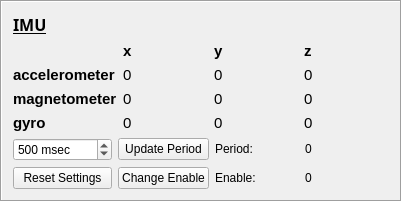
   <widget class="QFrame" name="imu_frame">
    <property name="geometry">
     <rect>
      <x>10</x>
      <y>570</y>
      <width>402</width>
      <height>200</height>
     </rect>
    </property>
    <property name="font">
     <font>
      <family>Arial</family>
     </font>
    </property>
    <property name="frameShape">
     <enum>QFrame::Box</enum>
    </property>
    <property name="frameShadow">
     <enum>QFrame::Sunken</enum>
    </property>
    <property name="lineWidth">
     <number>1</number>
    </property>
    <layout class="QGridLayout" name="gridLayout_9">
     <item row="1" column="0">
      <layout class="QVBoxLayout" name="verticalLayout">
       <item>
        <layout class="QGridLayout" name="gridLayout_7">
         <item row="1" column="0">
          <widget class="QLabel" name="imu_label_accelerometer">
           <property name="sizePolicy">
            <sizepolicy hsizetype="Minimum" vsizetype="Preferred">
             <horstretch>0</horstretch>
             <verstretch>0</verstretch>
            </sizepolicy>
           </property>
           <property name="maximumSize">
            <size>
             <width>120</width>
             <height>16777215</height>
            </size>
           </property>
           <property name="font">
            <font>
             <family>Arial</family>
             <pointsize>11</pointsize>
             <weight>75</weight>
             <bold>true</bold>
            </font>
           </property>
           <property name="text">
            <string>accelerometer</string>
           </property>
          </widget>
         </item>
         <item row="2" column="2">
          <widget class="QLabel" name="imu_magnetometer_y">
           <property name="font">
            <font>
             <family>Arial</family>
             <pointsize>11</pointsize>
            </font>
           </property>
           <property name="text">
            <string>0</string>
           </property>
          </widget>
         </item>
         <item row="2" column="1">
          <widget class="QLabel" name="imu_magnetometer_x">
           <property name="font">
            <font>
             <family>Arial</family>
             <pointsize>11</pointsize>
            </font>
           </property>
           <property name="text">
            <string>0</string>
           </property>
          </widget>
         </item>
         <item row="3" column="3">
          <widget class="QLabel" name="imu_gyro_z">
           <property name="font">
            <font>
             <family>Arial</family>
             <pointsize>11</pointsize>
            </font>
           </property>
           <property name="text">
            <string>0</string>
           </property>
          </widget>
         </item>
         <item row="3" column="2">
          <widget class="QLabel" name="imu_gyro_y">
           <property name="font">
            <font>
             <family>Arial</family>
             <pointsize>11</pointsize>
            </font>
           </property>
           <property name="text">
            <string>0</string>
           </property>
          </widget>
         </item>
         <item row="1" column="1">
          <widget class="QLabel" name="imu_accelerometer_x">
           <property name="font">
            <font>
             <family>Arial</family>
             <pointsize>11</pointsize>
            </font>
           </property>
           <property name="text">
            <string>0</string>
           </property>
          </widget>
         </item>
         <item row="1" column="3">
          <widget class="QLabel" name="imu_accelerometer_z">
           <property name="font">
            <font>
             <family>Arial</family>
             <pointsize>11</pointsize>
            </font>
           </property>
           <property name="text">
            <string>0</string>
           </property>
          </widget>
         </item>
         <item row="3" column="0">
          <widget class="QLabel" name="imu_label_gyro">
           <property name="sizePolicy">
            <sizepolicy hsizetype="Minimum" vsizetype="Preferred">
             <horstretch>0</horstretch>
             <verstretch>0</verstretch>
            </sizepolicy>
           </property>
           <property name="font">
            <font>
             <family>Arial</family>
             <pointsize>11</pointsize>
             <weight>75</weight>
             <bold>true</bold>
            </font>
           </property>
           <property name="text">
            <string>gyro</string>
           </property>
          </widget>
         </item>
         <item row="0" column="3">
          <widget class="QLabel" name="imu_label_z">
           <property name="sizePolicy">
            <sizepolicy hsizetype="Minimum" vsizetype="Preferred">
             <horstretch>0</horstretch>
             <verstretch>0</verstretch>
            </sizepolicy>
           </property>
           <property name="font">
            <font>
             <family>Arial</family>
             <pointsize>11</pointsize>
             <weight>75</weight>
             <bold>true</bold>
            </font>
           </property>
           <property name="text">
            <string>z</string>
           </property>
          </widget>
         </item>
         <item row="3" column="1">
          <widget class="QLabel" name="imu_gyro_x">
           <property name="font">
            <font>
             <family>Arial</family>
             <pointsize>11</pointsize>
            </font>
           </property>
           <property name="text">
            <string>0</string>
           </property>
          </widget>
         </item>
         <item row="0" column="1">
          <widget class="QLabel" name="imu_label_x">
           <property name="sizePolicy">
            <sizepolicy hsizetype="Minimum" vsizetype="Preferred">
             <horstretch>0</horstretch>
             <verstretch>0</verstretch>
            </sizepolicy>
           </property>
           <property name="font">
            <font>
             <family>Arial</family>
             <pointsize>11</pointsize>
             <weight>75</weight>
             <bold>true</bold>
            </font>
           </property>
           <property name="text">
            <string>x</string>
           </property>
          </widget>
         </item>
         <item row="1" column="2">
          <widget class="QLabel" name="imu_accelerometer_y">
           <property name="font">
            <font>
             <family>Arial</family>
             <pointsize>11</pointsize>
            </font>
           </property>
           <property name="text">
            <string>0</string>
           </property>
          </widget>
         </item>
         <item row="0" column="2">
          <widget class="QLabel" name="imu_label_y">
           <property name="sizePolicy">
            <sizepolicy hsizetype="Minimum" vsizetype="Preferred">
             <horstretch>0</horstretch>
             <verstretch>0</verstretch>
            </sizepolicy>
           </property>
           <property name="font">
            <font>
             <family>Arial</family>
             <pointsize>11</pointsize>
             <weight>75</weight>
             <bold>true</bold>
            </font>
           </property>
           <property name="text">
            <string>y</string>
           </property>
          </widget>
         </item>
         <item row="2" column="3">
          <widget class="QLabel" name="imu_magnetometer_z">
           <property name="font">
            <font>
             <family>Arial</family>
             <pointsize>11</pointsize>
            </font>
           </property>
           <property name="text">
            <string>0</string>
           </property>
          </widget>
         </item>
         <item row="2" column="0">
          <widget class="QLabel" name="imu_label_magnetometer">
           <property name="sizePolicy">
            <sizepolicy hsizetype="Minimum" vsizetype="Preferred">
             <horstretch>0</horstretch>
             <verstretch>0</verstretch>
            </sizepolicy>
           </property>
           <property name="font">
            <font>
             <family>Arial</family>
             <pointsize>11</pointsize>
             <weight>75</weight>
             <bold>true</bold>
            </font>
           </property>
           <property name="text">
            <string>magnetometer</string>
           </property>
          </widget>
         </item>
        </layout>
       </item>
       <item>
        <layout class="QGridLayout" name="gridLayout_8">
         <item row="0" column="0">
          <widget class="QSpinBox" name="imu_spinbox">
           <property name="font">
            <font>
             <family>Arial</family>
             <pointsize>9</pointsize>
            </font>
           </property>
           <property name="suffix">
            <string> msec</string>
           </property>
           <property name="minimum">
            <number>10</number>
           </property>
           <property name="maximum">
            <number>999999999</number>
           </property>
           <property name="singleStep">
            <number>10</number>
           </property>
           <property name="stepType">
            <enum>QAbstractSpinBox::DefaultStepType</enum>
           </property>
           <property name="value">
            <number>500</number>
           </property>
          </widget>
         </item>
         <item row="0" column="1">
          <widget class="QPushButton" name="imu_button_period">
           <property name="enabled">
            <bool>true</bool>
           </property>
           <property name="sizePolicy">
            <sizepolicy hsizetype="Minimum" vsizetype="Fixed">
             <horstretch>0</horstretch>
             <verstretch>0</verstretch>
            </sizepolicy>
           </property>
           <property name="font">
            <font>
             <family>Arial</family>
             <pointsize>9</pointsize>
            </font>
           </property>
           <property name="text">
            <string>Update Period</string>
           </property>
          </widget>
         </item>
         <item row="0" column="2">
          <widget class="QLabel" name="imu_label_period_static">
           <property name="font">
            <font>
             <family>Arial</family>
             <pointsize>9</pointsize>
            </font>
           </property>
           <property name="text">
            <string>&lt;html&gt;&lt;head/&gt;&lt;body&gt;&lt;p&gt;Period: &lt;/p&gt;&lt;/body&gt;&lt;/html&gt;</string>
           </property>
          </widget>
         </item>
         <item row="0" column="3">
          <widget class="QLabel" name="imu_label_period">
           <property name="font">
            <font>
             <family>Arial</family>
             <pointsize>9</pointsize>
            </font>
           </property>
           <property name="text">
            <string>&lt;html&gt;&lt;head/&gt;&lt;body&gt;&lt;p&gt;0&lt;/p&gt;&lt;/body&gt;&lt;/html&gt;</string>
           </property>
          </widget>
         </item>
         <item row="1" column="0">
          <widget class="QPushButton" name="imu_reset_button">
           <property name="enabled">
            <bool>true</bool>
           </property>
           <property name="sizePolicy">
            <sizepolicy hsizetype="Minimum" vsizetype="Fixed">
             <horstretch>0</horstretch>
             <verstretch>0</verstretch>
            </sizepolicy>
           </property>
           <property name="font">
            <font>
             <family>Arial</family>
             <pointsize>9</pointsize>
            </font>
           </property>
           <property name="text">
            <string>Reset Settings</string>
           </property>
          </widget>
         </item>
         <item row="1" column="1">
          <widget class="QPushButton" name="imu_button_enable">
           <property name="enabled">
            <bool>true</bool>
           </property>
           <property name="sizePolicy">
            <sizepolicy hsizetype="Minimum" vsizetype="Fixed">
             <horstretch>0</horstretch>
             <verstretch>0</verstretch>
            </sizepolicy>
           </property>
           <property name="font">
            <font>
             <family>Arial</family>
             <pointsize>9</pointsize>
            </font>
           </property>
           <property name="text">
            <string>Change Enable</string>
           </property>
          </widget>
         </item>
         <item row="1" column="2">
          <widget class="QLabel" name="imu_label_enable_static">
           <property name="font">
            <font>
             <family>Arial</family>
             <pointsize>9</pointsize>
            </font>
           </property>
           <property name="text">
            <string>&lt;html&gt;&lt;head/&gt;&lt;body&gt;&lt;p&gt;Enable: &lt;/p&gt;&lt;/body&gt;&lt;/html&gt;</string>
           </property>
          </widget>
         </item>
         <item row="1" column="3">
          <widget class="QLabel" name="imu_label_enable">
           <property name="font">
            <font>
             <family>Arial</family>
             <pointsize>9</pointsize>
            </font>
           </property>
           <property name="text">
            <string>&lt;html&gt;&lt;head/&gt;&lt;body&gt;&lt;p&gt;0&lt;/p&gt;&lt;/body&gt;&lt;/html&gt;</string>
           </property>
          </widget>
         </item>
        </layout>
       </item>
      </layout>
     </item>
     <item row="0" column="0">
      <widget class="QLabel" name="imu_label_title">
       <property name="font">
        <font>
         <family>Arial Rounded MT Bold</family>
         <pointsize>12</pointsize>
         <weight>75</weight>
         <bold>true</bold>
        </font>
       </property>
       <property name="text">
        <string>&lt;html&gt;&lt;head/&gt;&lt;body&gt;&lt;p&gt;&lt;span style=&quot; text-decoration: underline;&quot;&gt;IMU&lt;/span&gt;&lt;/p&gt;&lt;/body&gt;&lt;/html&gt;</string>
       </property>
      </widget>
     </item>
    </layout>
   </widget>
